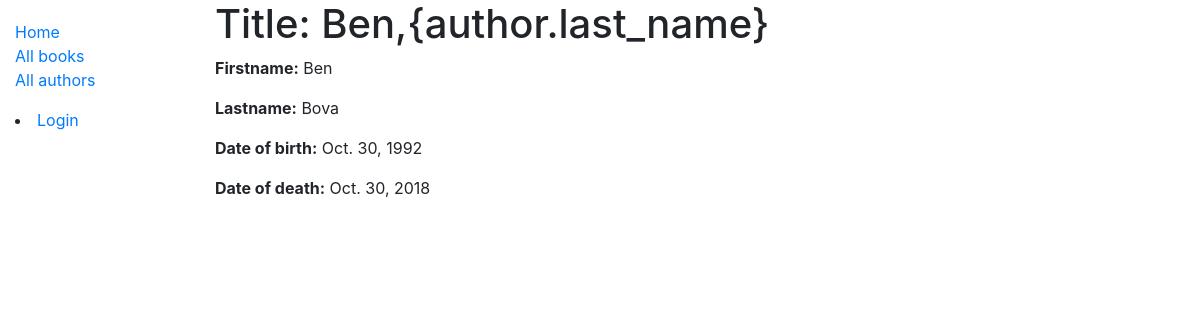
/catalog/author/2, run on the app's committed database.
### catalog/models.py (models this page shows, shortened)
class Author(models.Model):
    first_name = models.CharField(max_length=100)
    last_name = models.CharField(max_length=100)
    date_of_birth = models.DateField(null=True, blank=True)
    date_of_death = models.DateField('Died', null=True, blank=True)
    class Meta:
        ordering = ['last_name', 'first_name']

### catalog/views.py (the view)
# urls.py: path('author/<int:pk>', views.AuthorDetailView.as_view(), name='author-detail'),
class AuthorDetailView(generic.DetailView):
    model = Author

### catalog/templates/catalog/author_detail.html (shortened to what this page needs)
{% extends "base_generic.html" %}
{% block content %}
  <h1>Title: {{ author.first_name }},{author.last_name}</h1>
  <p><strong>Firstname:</strong> {{ author.first_name }}</p>
  <p><strong>Lastname:</strong> {{ author.last_name }}</p>
  <p><strong>Date of birth:</strong> {{ author.date_of_birth }}</p>
  <p><strong>Date of death:</strong> {{ author.date_of_death }}</p>
{% endblock %}

### data on the page
Author: first_name "Ben", last_name "Bova", date_of_birth "Oct. 30, 1992", date_of_death "Oct. 30, 2018"
